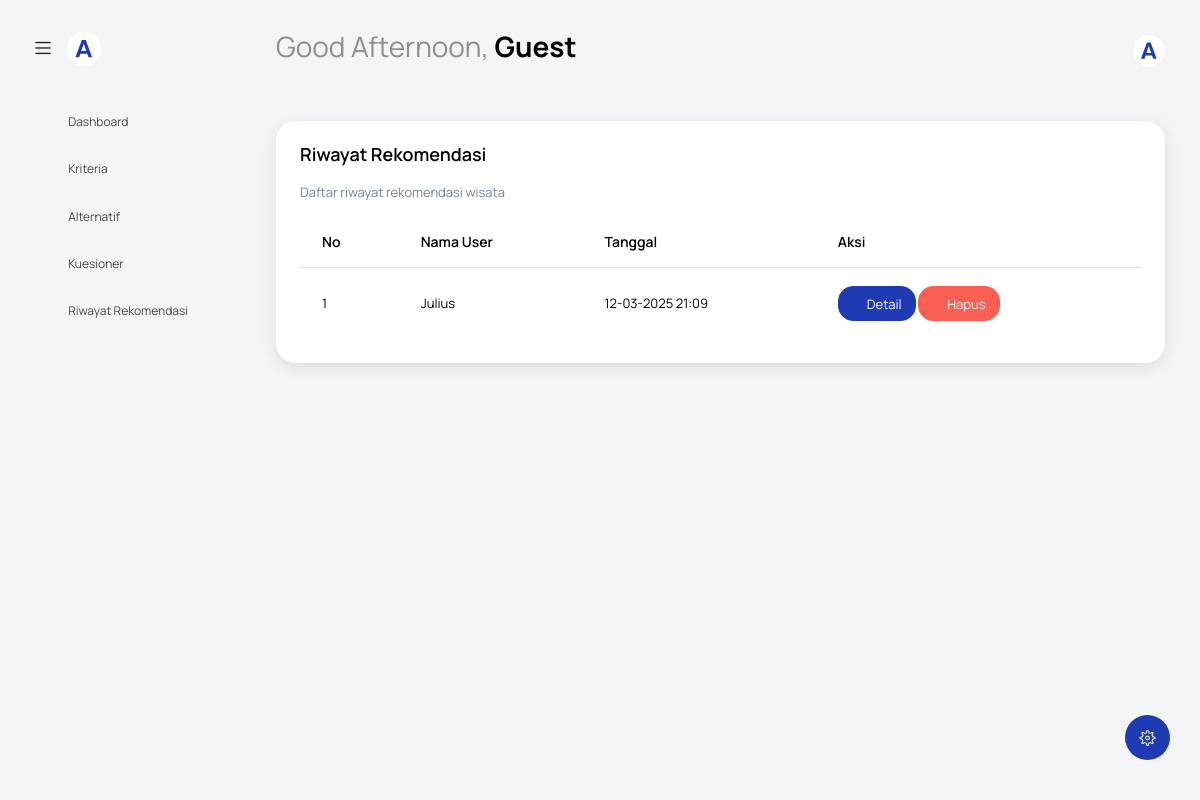
Before: /riwayat-rekomendasi.php with the older database file.
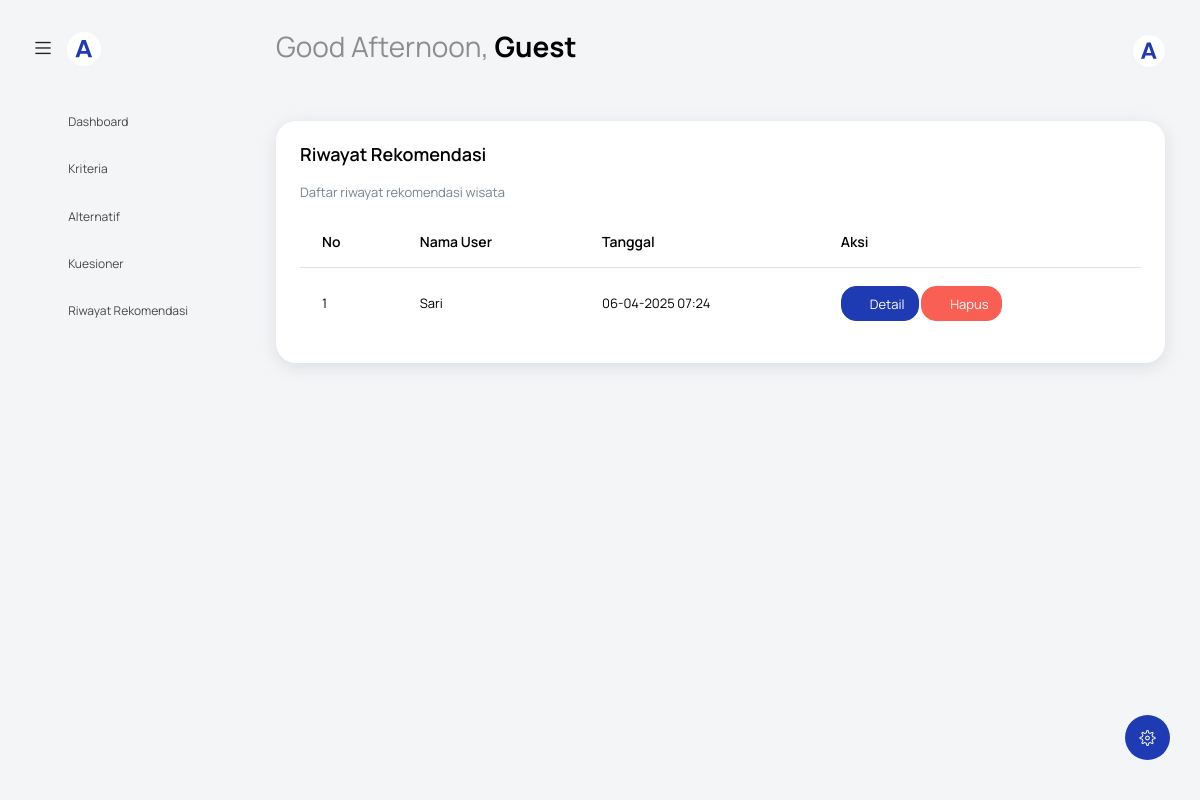
After: the same page with the newer database file.
### tables this page shows
CREATE TABLE `riwayat_rekomendasi` (
  `id_riwayat` int NOT NULL,
  `nama_user` varchar(30) NOT NULL,
  `rekomendasi` text NOT NULL,
  `tanggal` timestamp NULL DEFAULT CURRENT_TIMESTAMP
);

### riwayat-rekomendasi.php (the view, shortened to what this page needs)
<?php include('template/header.php'); ?>
<body class="with-welcome-text">
  <div class="container-scroller">
    <?php include 'template/navbar.php'; ?>
    <div class="container-fluid page-body-wrapper">
      <?php include 'template/setting_panel.php'; ?>
      <?php include 'template/sidebar.php'; ?>
      <div class="main-panel">
        <div class="content-wrapper">
          <div class="row">
            <div class="col-sm-12">
              <div class="card">
                <div class="card-body">
                  <h4 class="card-title">Riwayat Rekomendasi</h4>
                  <p class="card-description">
                    Daftar riwayat rekomendasi wisata
                  </p>
                  <div class="table-responsive">
                    <table class="table table-hover">
                      <thead>
                        <tr>
                          <th>No</th>
                          <th>Nama User</th>
                          <th>Tanggal</th>
                          <th>Aksi</th>
                        </tr>
                      </thead>
                      <tbody>
                        <?php
                        include 'koneksi.php';
                        $query = mysqli_query($koneksi, "SELECT * FROM riwayat_rekomendasi ORDER BY tanggal DESC");
                        if (mysqli_num_rows($query) > 0) {
                          $no = 1;
                          while ($data = mysqli_fetch_array($query)) {
                        ?>
                            <tr>
                              <td><?= $no ?></td>
                              <td><?= $data['nama_user'] ?></td>
                              <td><?= date('d-m-Y H:i', strtotime($data['tanggal'])) ?></td>
                              <td>
                                <button type="button" class="btn btn-primary btn-sm detail-btn"
                                  data-id="<?= $data['id_riwayat'] ?>"
                                  data-user="<?= $data['nama_user'] ?>"
                                  data-date="<?= date('Y-m-d', strtotime($data['tanggal'])) ?>">
                                  <i class="mdi mdi-eye"></i> Detail
                                </button>
                                <a href="crud/hapus-rekomendasi.php?id=<?= $data['id_riwayat'] ?>"
                                  class="btn btn-danger btn-sm hapus-btn"
                                  onclick="return confirm('Apakah Anda yakin ingin menghapus data ini?')">
                                  <i class="mdi mdi-delete"></i> Hapus
                                </a>
                              </td>
                            </tr>
                          <?php
                            $no++;
                          }
                        } else {
                          ?>
                          <tr>
                            <td colspan="4" class="text-center">Tidak ada data</td>
                          </tr>
                        <?php
                        }
                        ?>
                      </tbody>
                    </table>
                  </div>
                </div>
              </div>
            </div>
          </div>
        </div>
      </div>
    </div>
  </div>
</body>
</html>

### template/sidebar.php
<?php
$navItems = [
  [
      'url' => 'dashboard.php',
      'icon' => 'mdi-view-dashboard',
      'title' => 'Dashboard'
  ],
  [
      'url' => 'kriteria.php',
      'icon' => 'mdi-clipboard-list',
      'title' => 'Kriteria'
  ],
  [
      'url' => 'alternatif.php',
      'icon' => 'mdi-map-marker-multiple',
      'title' => 'Alternatif'
  ],
  [
      'url' => 'kuesioner.php',
      'icon' => 'mdi-clipboard-text',
      'title' => 'Kuesioner'
  ],
  [
      'url' => 'riwayat-rekomendasi.php',
      'icon' => 'mdi-history',
      'title' => 'Riwayat Rekomendasi'
  ]
];
$currentPage = basename($_SERVER['PHP_SELF']);
?>
<nav class="sidebar sidebar-offcanvas" id="sidebar">
    <ul class="nav">
        <?php foreach ($navItems as $item): ?>
            <li class="nav-item">
                <a class="nav-link <?php echo ($currentPage == $item['url']) ? 'active' : ''; ?>" href="<?php echo $item['url']; ?>">
                    <i class="mdi <?php echo $item['icon']; ?> menu-icon"></i>
                    <span class="menu-title"><?php echo $item['title']; ?></span>
                </a>
            </li>
        <?php endforeach; ?>
    </ul>
</nav>

Changed rows visible on the page:
removed riwayat_rekomendasi: nama_user "Julius", tanggal "12-03-2025 21:09"
added riwayat_rekomendasi: nama_user "Sari", tanggal "06-04-2025 07:24"
